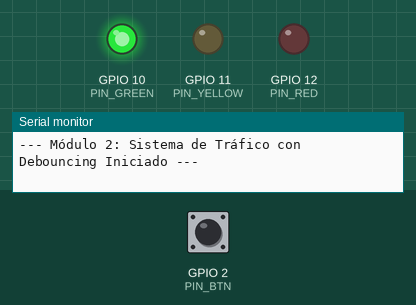
Bench run of a sketch on a simulated ESP32-S3. On the bench: output pins drawn as LEDs (lit = HIGH), the last lines printed to the serial monitor. Inputs (shaded band) come from the test bench; at power-on: GPIO 2 (PIN_BTN) HIGH.

Above: at 1.2 s.
1.3 s: GPIO 2 (PIN_BTN) pulled LOW for 0.15 s
At 2.7 s:
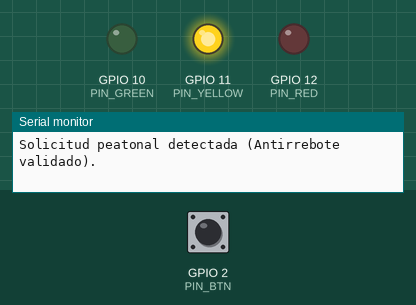
At 4.3 s:
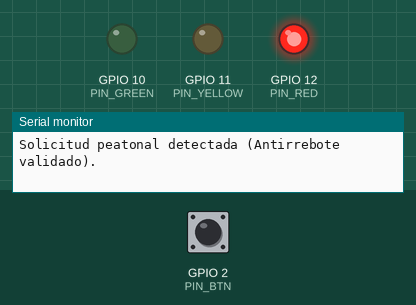
Timing chart, 0 to 9.8 s (numbered marks = the images above; inputs shaded):
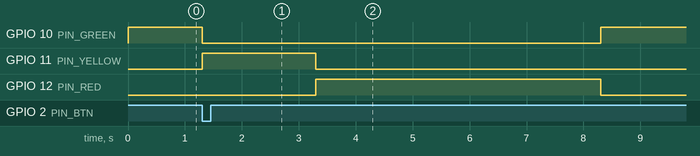

The sketch:

main.ino
```cpp
/*
  Módulo 2: Entradas y Salidas Digitales y Debouncing
  Servicio Social CBI-1618 - Ing. en Computación
  Prestador: Pérez Sánchez Fernando Alberto
*/

const int PIN_RED = 12;
const int PIN_YELLOW = 11;
const int PIN_GREEN = 10;
const int PIN_BTN = 2;

// Variables para Debouncing por Software
unsigned long lastDebounceTime = 0;
const unsigned long debounceDelay = 50;
int lastButtonState = HIGH;
int buttonState = HIGH;

volatile bool requestPedestrian = false;

void IRAM_ATTR handleButtonInterrupt()
{
    requestPedestrian = true;
}

void setup()
{
    Serial.begin(115200);

    pinMode(PIN_RED, OUTPUT);
    pinMode(PIN_YELLOW, OUTPUT);
    pinMode(PIN_GREEN, OUTPUT);

    // Uso de resistencia Pull-Up interna (Botón activo en LOW)
    pinMode(PIN_BTN, INPUT_PULLUP);

    // Interrupción en el Pin 2 (Flanco de bajada / FALLING)
    attachInterrupt(digitalPinToInterrupt(PIN_BTN), handleButtonInterrupt, FALLING);

    Serial.println("--- Módulo 2: Sistema de Tráfico con Debouncing Iniciado ---");
}

void loop()
{
    // Secuencia normal: Verde
    digitalWrite(PIN_GREEN, HIGH);
    digitalWrite(PIN_YELLOW, LOW);
    digitalWrite(PIN_RED, LOW);

    if (requestPedestrian)
    {
        processPedestrianSequence();
    }
}

void processPedestrianSequence()
{
    unsigned long currentTime = millis();

    // Filtrado Debouncing por software
    if ((currentTime - lastDebounceTime) > debounceDelay)
    {
        Serial.println("Solicitud peatonal detectada (Antirrebote validado).");

        // Transición a Amarillo
        digitalWrite(PIN_GREEN, LOW);
        digitalWrite(PIN_YELLOW, HIGH);
        delay(2000);

        // Transición a Rojo (Paso peatonal)
        digitalWrite(PIN_YELLOW, LOW);
        digitalWrite(PIN_RED, HIGH);
        delay(5000);

        requestPedestrian = false;
        lastDebounceTime = currentTime;
    }
}
```

Measured:
- after the input at 1.3 s, GPIO 10 (PIN_GREEN): HIGH → LOW at once, → HIGH 7.0 s later; GPIO 11 (PIN_YELLOW): LOW → HIGH at once, → LOW 2.0 s later; GPIO 12 (PIN_RED): LOW → HIGH after 2.0 s, → LOW 5.0 s later
